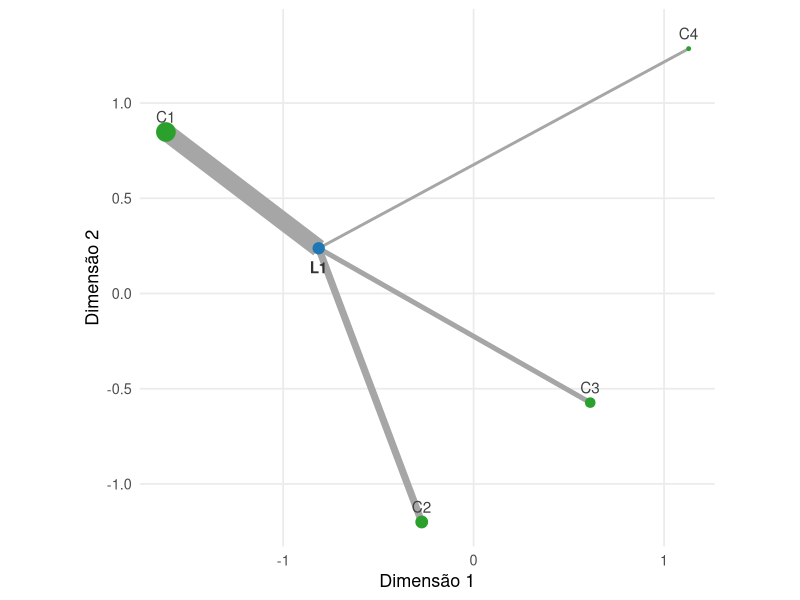
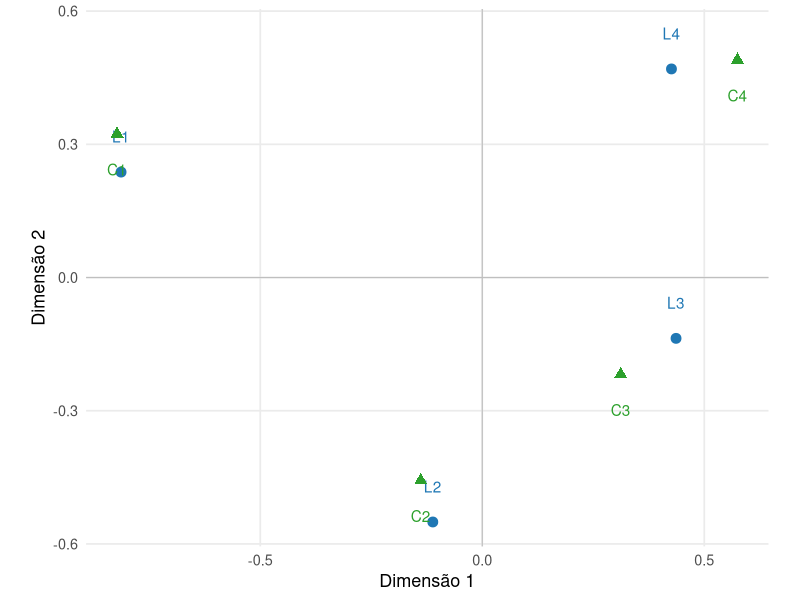

R code for these plots, in order:
## ---- chunk 1
#| label: fig-ca-relacao-baricentrica
#| echo: false
#| warning: false
#| message: false
#| fig-cap: "Relação baricêntrica entre uma linha e as coordenadas padrão das colunas. A posição da linha é a média ponderada das posições das colunas, com pesos dados pelo perfil da própria linha."
#| fig-width: 7.5
#| fig-height: 5.5
#| fig-align: center

library(ggplot2)

N <- matrix(
  c(
    40, 15, 10,  5,
    10, 35, 20,  5,
     5, 15, 40, 20,
    10, 10, 15, 35
  ),
  nrow = 4,
  byrow = TRUE
)

rownames(N) <- paste0(
  "L",
  1:4
)

colnames(N) <- paste0(
  "C",
  1:4
)

P <- N / sum(
  N
)

r <- rowSums(
  P
)

c <- colSums(
  P
)

Dr_menos_meio <- diag(
  1 / sqrt(
    r
  )
)

Dc_menos_meio <- diag(
  1 / sqrt(
    c
  )
)

Qca <- Dr_menos_meio %*%
  (
    P -
      r %o% c
  ) %*%
  Dc_menos_meio

decomp <- svd(
  Qca
)

tol <- 1e-10

L <- sum(
  decomp$d > tol
)

U <- decomp$u[
  ,
  seq_len(L),
  drop = FALSE
]

V <- decomp$v[
  ,
  seq_len(L),
  drop = FALSE
]

D <- diag(
  decomp$d[
    seq_len(L)
  ],
  nrow = L
)

Ar <- Dr_menos_meio %*%
  U

Ac <- Dc_menos_meio %*%
  V

Fr <- Ar %*%
  D

linha_escolhida <- 1

perfil <- P[
  linha_escolhida,
] / r[
  linha_escolhida
]

colunas <- data.frame(
  categoria = colnames(
    N
  ),
  Dim1 = Ac[, 1],
  Dim2 = Ac[, 2],
  peso = perfil
)

linha <- data.frame(
  categoria = rownames(
    N
  )[
    linha_escolhida
  ],
  Dim1 = Fr[
    linha_escolhida,
    1
  ],
  Dim2 = Fr[
    linha_escolhida,
    2
  ]
)

segmentos <- data.frame(
  x = linha$Dim1,
  y = linha$Dim2,
  xend = colunas$Dim1,
  yend = colunas$Dim2,
  peso = colunas$peso
)

ggplot() +
  geom_segment(
    data = segmentos,
    aes(
      x = x,
      y = y,
      xend = xend,
      yend = yend,
      linewidth = peso
    ),
    color = "gray65",
    show.legend = FALSE
  ) +
  geom_point(
    data = colunas,
    aes(
      x = Dim1,
      y = Dim2,
      size = peso
    ),
    color = "#2ca02c",
    show.legend = FALSE
  ) +
  geom_text(
    data = colunas,
    aes(
      x = Dim1,
      y = Dim2,
      label = categoria
    ),
    nudge_y = 0.08,
    color = "gray25"
  ) +
  geom_point(
    data = linha,
    aes(
      x = Dim1,
      y = Dim2
    ),
    size = 3.5,
    color = "#1f77b4"
  ) +
  geom_text(
    data = linha,
    aes(
      x = Dim1,
      y = Dim2,
      label = categoria
    ),
    nudge_y = -0.1,
    fontface = "bold",
    color = "gray20"
  ) +
  coord_equal() +
  labs(
    x = "Dimensão 1",
    y = "Dimensão 2"
  ) +
  theme_minimal(
    base_size = 13
  ) +
  theme(
    panel.grid.minor = element_blank()
  )
## ---- chunk 2
#| label: fig-ca-mapa-conjunto
#| echo: false
#| warning: false
#| message: false
#| fig-cap: "Representação conjunta das categorias de linhas e colunas. Distâncias dentro da mesma nuvem possuem interpretação geométrica própria; a distância entre uma linha e uma coluna não corresponde, em geral, a uma distância qui-quadrado."
#| fig-width: 7.5
#| fig-height: 5.8
#| fig-align: center

library(ggplot2)

N <- matrix(
  c(
    40, 15, 10,  5,
    10, 35, 20,  5,
     5, 15, 40, 20,
    10, 10, 15, 35
  ),
  nrow = 4,
  byrow = TRUE
)

rownames(N) <- paste0(
  "L",
  1:4
)

colnames(N) <- paste0(
  "C",
  1:4
)

P <- N / sum(
  N
)

r <- rowSums(
  P
)

c <- colSums(
  P
)

Dr_menos_meio <- diag(
  1 / sqrt(
    r
  )
)

Dc_menos_meio <- diag(
  1 / sqrt(
    c
  )
)

Qca <- Dr_menos_meio %*%
  (
    P -
      r %o% c
  ) %*%
  Dc_menos_meio

decomp <- svd(
  Qca
)

tol <- 1e-10

L <- sum(
  decomp$d > tol
)

U <- decomp$u[
  ,
  seq_len(L),
  drop = FALSE
]

V <- decomp$v[
  ,
  seq_len(L),
  drop = FALSE
]

D <- diag(
  decomp$d[
    seq_len(L)
  ],
  nrow = L
)

Fr <- Dr_menos_meio %*%
  U %*%
  D

Fc <- Dc_menos_meio %*%
  V %*%
  D

linhas <- data.frame(
  categoria = rownames(
    N
  ),
  Dim1 = Fr[, 1],
  Dim2 = Fr[, 2],
  tipo = "Linhas"
)

colunas <- data.frame(
  categoria = colnames(
    N
  ),
  Dim1 = Fc[, 1],
  Dim2 = Fc[, 2],
  tipo = "Colunas"
)

ggplot() +
  geom_hline(
    yintercept = 0,
    linewidth = 0.4,
    color = "gray75"
  ) +
  geom_vline(
    xintercept = 0,
    linewidth = 0.4,
    color = "gray75"
  ) +
  geom_point(
    data = linhas,
    aes(
      x = Dim1,
      y = Dim2
    ),
    size = 3,
    color = "#1f77b4"
  ) +
  geom_text(
    data = linhas,
    aes(
      x = Dim1,
      y = Dim2,
      label = categoria
    ),
    nudge_y = 0.08,
    color = "#1f77b4"
  ) +
  geom_point(
    data = colunas,
    aes(
      x = Dim1,
      y = Dim2
    ),
    size = 3,
    shape = 17,
    color = "#2ca02c"
  ) +
  geom_text(
    data = colunas,
    aes(
      x = Dim1,
      y = Dim2,
      label = categoria
    ),
    nudge_y = -0.08,
    color = "#2ca02c"
  ) +
  coord_equal() +
  labs(
    x = "Dimensão 1",
    y = "Dimensão 2"
  ) +
  theme_minimal(
    base_size = 13
  ) +
  theme(
    panel.grid.minor = element_blank()
  )
